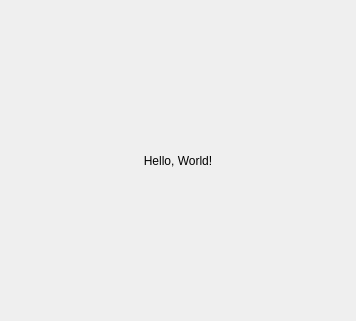
<?xml version="1.0" encoding="UTF-8"?>
<ui version="4.0">
 <class>WKF_Training</class>
 <widget class="QDockWidget" name="WKF_Training">
  <property name="geometry">
   <rect>
    <x>0</x>
    <y>0</y>
    <width>356</width>
    <height>321</height>
   </rect>
  </property>
  <property name="windowTitle">
   <string>Hello World!!!</string>
  </property>
  <widget class="QWidget" name="dockWidgetContents">
   <layout class="QVBoxLayout" name="verticalLayout">
    <item>
     <widget class="QLabel" name="label">
      <property name="text">
       <string>Hello, World!</string>
      </property>
      <property name="alignment">
       <set>Qt::AlignCenter</set>
      </property>
     </widget>
    </item>
   </layout>
  </widget>
 </widget>
 <resources/>
 <connections/>
</ui>
